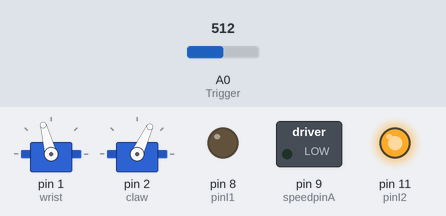
Simulated run of this sketch. Board: Arduino Uno, built with avr-gcc and run on an emulated ATmega328P. Parts: 2 × servo, switched loads named in the sketch (green lamp = pin HIGH), output pins drawn as LEDs (lit = HIGH). The inputs (shaded band) are chosen by the test bench; at power-on: A0 (Trigger) = 512.

Above: at 18.0 s.
18.1 s: A0 (Trigger) set to 483
At 18.6 s:
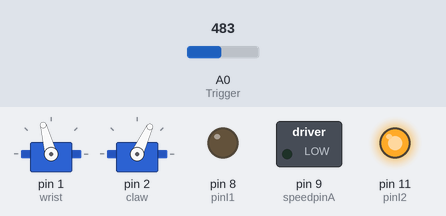
32.2 s: A0 (Trigger) set to 510
At 33.5 s:
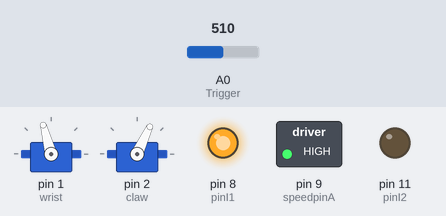
At 42.3 s:
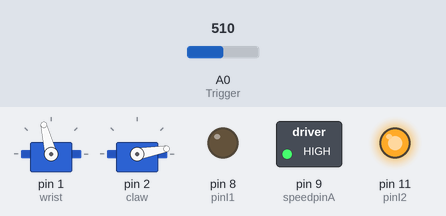
Timing chart, 0 to 52.3 s (numbered marks = the images above; inputs shaded):
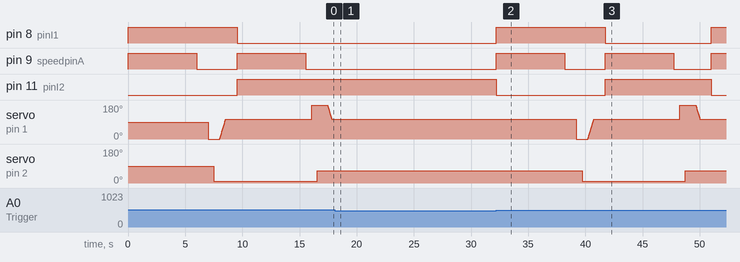

Measured:
- after the input at 18.1 s, pin 8 (pinI1), pin 9 (speedpinA): stays LOW (without the input it goes to HIGH after 0.72 s); pin 11 (pinI2): stays HIGH (without the input it goes to LOW after 0.72 s); servo on pin 1 (wrist): stops changing and stays 105°; servo on pin 2 (claw): stays 65° (without the input it goes to 10° after 8.2 s)
- after the input at 32.2 s, pin 8 (pinI1): LOW → HIGH at once, → LOW 9.5 s later, → HIGH 9.3 s later; pin 9 (speedpinA): alternates HIGH for 6.0 s and LOW for 3.4 s, starting at once; pin 11 (pinI2): HIGH → LOW at once, → HIGH 9.5 s later, → LOW 9.3 s later; servo on pin 2 (claw): 65° → 10° after 7.5 s, → 65° 9.0 s later
- by itself, pin 9 (speedpinA): alternates HIGH for 6.0 s and LOW for 3.5 s

The sketch:

robot_card_mover.ino
```cpp
/******************************************************************************
robot_card_mover
Motor runs based on time - limit switches didn't work because of momemntum
For now button on A2 (16) used as trigger- will be IR sensor

this version uses Seeed Studio motor shield

code based on examples from:
http://www.seeedstudio.com/wiki/Motor_Shield_V1.0


EnableA(B)  In1(3)  In2(4)  Motion
   0          x       x      stop
   1          0       0      stop
   1          0       1      clockwise
   1          1       0      counterclockwise
   1          1       1      stop (?? brake -- need to check that)

Speed control is achieved through conventional PWM which can be obtained from Arduino's PWM
output D9(EA) and D10(EB). Using the function analogWrite() to generate the drive PWM:
int speedpinA=9;//enable motor A
int speedpinB=10;//enable motor B
int speed =127;//define the speed of motor
analogWrite(speedpinA,speed);

will only need motor A
attach servos to D1 & D2 with adapter cable

trigger input on A0 (with adapter cable)


******************************************************************************/
#include <Servo.h>
Servo wrist;
Servo claw;

int pinI1=8;       //define I1 interface (motor A)
int pinI2=11;      //define I2 interface
int speedpinA=9;   //enable motor A
//int pinI3=12;      //define I3 interface
//int pinI4=13;      //define I4 interface
//int speedpinB=10;  //enable motor B
int speed = 255;     //define the spead of motor; always full speed for this

const int Trigger = 0; // A0 for IR sensor trigger
int triggerVal;        // for holding value of read
boolean triggerFlag = false;

void setup(){
  pinMode(pinI1,OUTPUT);
  pinMode(pinI2,OUTPUT);
  pinMode(speedpinA,OUTPUT);
//  pinMode(pinI3,OUTPUT);
//  pinMode(pinI4,OUTPUT);
//  pinMode(speedpinB,OUTPUT);

  wrist.attach(1);
  claw.attach(2);

} // end setup()


void loop(){
  triggerVal = analogRead(Trigger);
  if (triggerVal > 500) {
    triggerFlag = true;
  }

  if (triggerFlag == true) {
    triggerFlag = false; // reset flag

    forward();
    delay(6000);
    halt();
    delay(1000);
    wrist.write(0); // should be forward down position
    delay(500);
    claw.write(10); // since pads in place don't close fully
    delay(500);
    for (int i = 0; i < 105; i++){ // see if moving all the way draws too much power
        wrist.write(i); // upright; overshoots @ 127
        delay(5);
    }
    delay(1000);
    backward();
    delay(6000);
    halt();
    delay(500);
    wrist.write(255);
//    for (int j = 90; j < 256; j++){
//      wrist.write(j); // should be back down position
//      delay(5);
//    }
    delay(500);
    claw.write(65);  // open 1/4 to release
    delay(500);
    for (int k = 255; k > 104; k--){
      wrist.write(k); // back upright
      delay(5);
    }
    delay(1000);
  } // end if

} // end loop()

/////////////////////// FUNCTIONS ///////////////////////

void forward(){
  analogWrite(speedpinA,speed);//input a simulation value to set the speed
  digitalWrite(pinI2,LOW);//turn DC Motor A move anticlockwise
  digitalWrite(pinI1,HIGH);
}

void backward(){
  analogWrite(speedpinA,speed);//input a simulation value to set the speed
  digitalWrite(pinI2,HIGH); //turn DC Motor A move clockwise
  digitalWrite(pinI1,LOW);
}

void halt(){
  digitalWrite(speedpinA,LOW); // Unenable the pin to stop the motor. this should be done to avid damaging the motor.
  delay(10);
}
```
